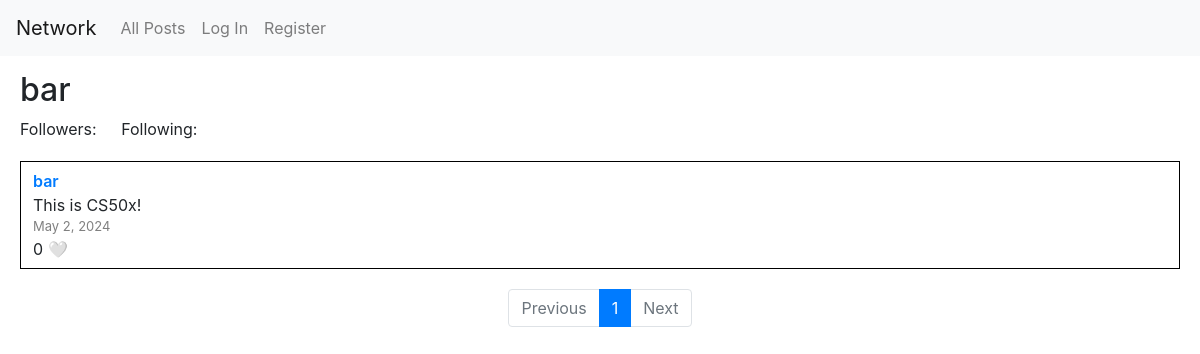
/bar/, run on the app's committed database.
### network/models.py (models this page shows, shortened)
class User(AbstractUser):
    following = models.ManyToManyField('self', related_name='followers', symmetrical=False, null=True, blank=True)
    likes = models.ManyToManyField('Post', related_name='liked_by', blank=True)
    def __str__(self):
        return self.username

class Post(models.Model):
    poster = models.ForeignKey(User, related_name="posts", on_delete=models.CASCADE, null=False, blank=False)
    content = models.TextField(null=False, blank=False)
    date = models.DateField(auto_now_add=True, editable=False)

### network/views.py (the view)
# urls.py: path("<str:username>/", views.profile, name="profile"),
def profile(request, username, page_number=1):
    poster = get_object_or_404(User, username=username)
    poster_posts = poster.posts.order_by('-date')
    p = Paginator(poster_posts, posts_count_per_page)
    current_page = p.page(page_number)
    return render(request, "network/profile.html", {
        "poster": poster,
        "current_page": current_page,
        "pages": p,
    })

### network/templates/network/profile.html (shortened to what this page needs)
{% extends "network/layout.html" %}
{% block body %}
    <h2>{{ poster }}</h2>
    <span id="followers">Followers: {{ user.followers.count }}</span>
    <span id="following">Following: {{ user.following.count }}</span>
    <div id="posts">
        {% for post in current_page %}
            <div class="post">
                <div class="poster">
                    <a href="{% url 'profile' post.poster %}">{{ post.poster }}</a>
                </div>
                <div class="content">{{ post.content }}</div>
                <div class="date">{{ post.date }}</div>
                <div class="likes">
                    <span>{{ post.liked_by.count }}</span>
                    {% if post in user.likes.all %}
                        <a class="like-btn" data-id="{{ post.pk }}">❤️</a>
                    {% else %}
                        <a class="like-btn" data-id="{{ post.pk }}">🤍</a>
                    {% endif %}
                </div>
            </div>
        {% empty %}
            <div class="post">
                no posts
            </div>
        {% endfor %}
        <nav aria-label="Page navigation example">
            <ul class="pagination justify-content-center">
              {% if not current_page.has_previous %}
                <li class="page-item disabled">
                    <a class="page-link" tabindex="-1" aria-disabled="true">Previous</a>
                </li>
              {% else %}
                <li class="page-item">
                    <a class="page-link" href="{% url 'profile' poster current_page.previous_page_number %}" tabindex="-1" aria-disabled="true">Previous</a>
                </li>
              {% endif %}
              {% for i in pages.page_range %}
                {% if current_page.number == i %}
                    <li class="page-item active"><a class="page-link" href="{% url 'profile' poster i %}">{{ i }}</a></li>
                {% else %}
                    <li class="page-item"><a class="page-link" href="{% url 'profile' poster i %}">{{ i }}</a></li>
                {% endif %}
              {% endfor %}
              {% if not current_page.has_next %}
                <li class="page-item disabled">
                    <a class="page-link">Next</a>
                </li>
              {% else %}
                <li class="page-item">
                    <a class="page-link" href="{% url 'profile' poster current_page.next_page_number %}">Next</a>
                </li>
              {% endif %}
            </ul>
        </nav>
    </div>
{% endblock %}

### network/static/network/styles.css (style rules this page uses)
.post { border: 1px solid black; margin: 20px 0; padding: 7px 12px; }
.poster { font-weight: 600; }
.date { font-size: 13px; color: gray; }
#followers { display: inline-block; margin-right: 20px; }
#following { display: inline-block; }
.like-btn { text-decoration: none; cursor: pointer; }

### data on the page
User: username "bar"
Post: poster "bar", content "This is CS50x!", date "May 2, 2024", liked_by.count "0"

### other printed values
{{ i }} "1"
